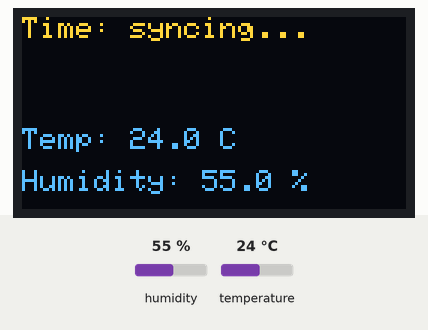
This sketch was run on a simulated ESP32. Parts: 128×64 one-colour display. Inputs (shaded band) come from the test bench; at power-on: humidity 55 %, temperature 24 °C. The OLED is the two-colour kind (top 16 rows yellow); WiFi joins after 1.5 s; servers stay silent unless stated; the local clock reads 2024-03-15 10:24:30 at power-on unless the sketch sets it; what the sketch prints to the serial monitor is not drawn.

Above: at 1.4 s.
1.5 s: humidity set to 22 %
At 3.8 s:
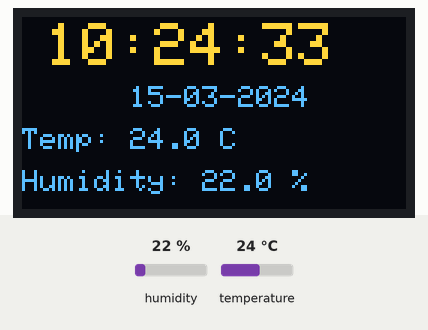
5.9 s: temperature set to 12 °C
At 7.8 s:
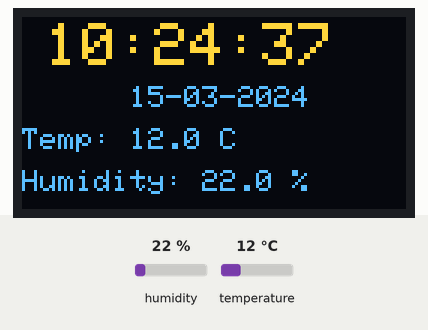
10.3 s: humidity set to 40 %
At 15.5 s:
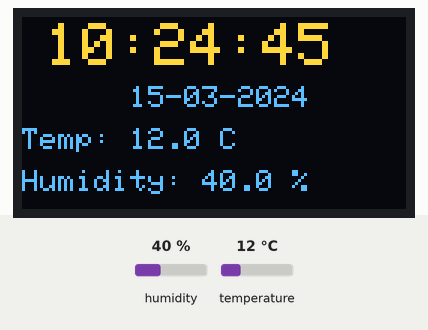
15.8 s: temperature set to 19 °C
At 19.8 s:
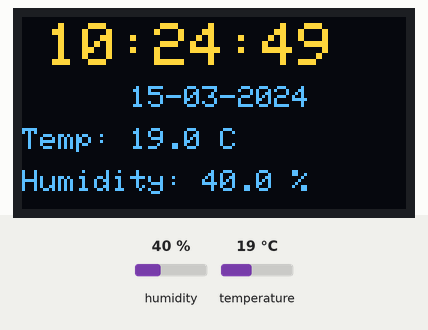
Timing chart, 0 to 21.2 s (numbered marks = the images above; inputs shaded):
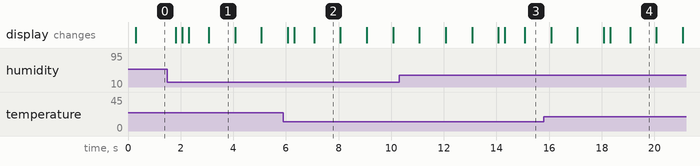

Measured:
- what the display in image 1 shows lasts 1.0 s, from 3.1 s to 4.1 s

The sketch:

esp32_smart_desk_monitor.ino
```cpp
#include <WiFi.h>
#include <Wire.h>
#include <time.h>
#include <Adafruit_GFX.h>
#include <Adafruit_SSD1306.h>
#include <DHT.h>

// Use local credentials for development. Do not commit real Wi-Fi credentials.
const char* WIFI_SSID = "YOUR_WIFI_NAME";
const char* WIFI_PASSWORD = "YOUR_WIFI_PASSWORD";

#define DHTPIN 4
#define DHTTYPE DHT22

#define SCREEN_WIDTH 128
#define SCREEN_HEIGHT 64
#define OLED_RESET -1
#define OLED_ADDRESS 0x3C

// Fixed India Standard Time offset (UTC+05:30; no daylight-saving adjustment).
constexpr long GMT_OFFSET_SEC = 19800;
constexpr int DAYLIGHT_OFFSET_SEC = 0;

constexpr unsigned long SENSOR_INTERVAL_MS = 2000;
constexpr unsigned long DISPLAY_INTERVAL_MS = 250;
constexpr unsigned long WIFI_RETRY_INTERVAL_MS = 15000;
constexpr unsigned long TIME_CHECK_INTERVAL_MS = 1000;

Adafruit_SSD1306 display(SCREEN_WIDTH, SCREEN_HEIGHT, &Wire, OLED_RESET);
DHT dht(DHTPIN, DHTTYPE);

float temperatureC = NAN;
float humidity = NAN;

unsigned long lastSensorRead = 0;
unsigned long lastDisplayUpdate = 0;
unsigned long lastWiFiAttempt = 0;
unsigned long lastTimeCheck = 0;

bool wifiStarted = false;
bool ntpConfigured = false;
bool timeSynced = false;

bool readValidSystemTime(struct tm* timeInfo) {
  // Read the clock directly instead of calling getLocalTime(), whose default
  // behaviour can wait several seconds while the clock is not synchronized.
  time_t now;
  time(&now);
  localtime_r(&now, timeInfo);
  return (timeInfo->tm_year + 1900 >= 2024);
}

void startWiFi() {
  WiFi.mode(WIFI_STA);
  WiFi.setAutoReconnect(true);
  WiFi.begin(WIFI_SSID, WIFI_PASSWORD);

  wifiStarted = true;
  lastWiFiAttempt = millis();
  Serial.println("Starting Wi-Fi connection...");
}

void maintainNetworkTime() {
  const unsigned long now = millis();

  if (WiFi.status() != WL_CONNECTED) {
    // If Wi-Fi drops, reconfigure SNTP after the next successful connection.
    ntpConfigured = false;

    if (!wifiStarted) {
      startWiFi();
    } else if (now - lastWiFiAttempt >= WIFI_RETRY_INTERVAL_MS) {
      Serial.println("Wi-Fi is disconnected; retrying...");
      WiFi.reconnect();
      lastWiFiAttempt = now;
    }
    return;
  }

  if (!ntpConfigured) {
    configTime(GMT_OFFSET_SEC, DAYLIGHT_OFFSET_SEC,
               "pool.ntp.org", "time.nist.gov");
    ntpConfigured = true;
    Serial.print("Wi-Fi connected. IP: ");
    Serial.println(WiFi.localIP());
    Serial.println("SNTP time synchronization requested.");
  }

  if (!timeSynced && now - lastTimeCheck >= TIME_CHECK_INTERVAL_MS) {
    lastTimeCheck = now;
    struct tm timeInfo;
    if (readValidSystemTime(&timeInfo)) {
      timeSynced = true;
      Serial.println("System time synchronized.");
    }
  }
}

void readSensor() {
  const float newHumidity = dht.readHumidity();
  const float newTemperature = dht.readTemperature();

  // Retain the last valid value if a sensor read fails.
  if (!isnan(newTemperature)) temperatureC = newTemperature;
  if (!isnan(newHumidity)) humidity = newHumidity;
}

void drawDisplay() {
  display.clearDisplay();
  display.setTextColor(SSD1306_WHITE);

  struct tm timeInfo;
  if (timeSynced && readValidSystemTime(&timeInfo)) {
    char timeBuffer[9];
    char dateBuffer[11];

    strftime(timeBuffer, sizeof(timeBuffer), "%H:%M:%S", &timeInfo);
    strftime(dateBuffer, sizeof(dateBuffer), "%d-%m-%Y", &timeInfo);

    display.setTextSize(2);
    display.setCursor(8, 2);
    display.println(timeBuffer);

    display.setTextSize(1);
    display.setCursor(36, 23);
    display.println(dateBuffer);
  } else {
    display.setTextSize(1);
    display.setCursor(0, 0);
    display.println("Time: syncing...");
  }

  display.setTextSize(1);
  display.setCursor(0, 37);
  display.print("Temp: ");
  if (isnan(temperatureC)) display.print("--");
  else display.print(temperatureC, 1);
  display.println(" C");

  display.setCursor(0, 51);
  display.print("Humidity: ");
  if (isnan(humidity)) display.print("--");
  else display.print(humidity, 1);
  display.println(" %");

  display.display();
}

void setup() {
  Serial.begin(115200);
  delay(200);

  Wire.begin(21, 22);

  if (!display.begin(SSD1306_SWITCHCAPVCC, OLED_ADDRESS)) {
    Serial.println("OLED initialization failed.");
    while (true) delay(1000);
  }

  dht.begin();

  display.clearDisplay();
  display.setTextColor(SSD1306_WHITE);
  display.setTextSize(1);
  display.setCursor(0, 0);
  display.println("Smart Desk Monitor");
  display.println();
  display.println("Starting...");
  display.display();

  startWiFi();
  readSensor();
  lastSensorRead = millis();
  drawDisplay();
  lastDisplayUpdate = millis();
}

void loop() {
  const unsigned long now = millis();

  maintainNetworkTime();

  if (now - lastSensorRead >= SENSOR_INTERVAL_MS) {
    lastSensorRead = now;
    readSensor();
  }

  if (now - lastDisplayUpdate >= DISPLAY_INTERVAL_MS) {
    lastDisplayUpdate = now;
    drawDisplay();
  }
}
```
